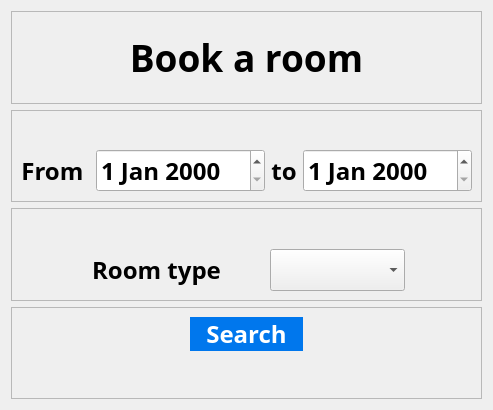
           <widget class="QWidget" name="book_info_page">
            <layout class="QVBoxLayout" name="verticalLayout_11">
             <item>
              <layout class="QVBoxLayout" name="verticalLayout_10" stretch="1,1,1,1">
               <item>
                <widget class="QFrame" name="frame_17">
                 <property name="frameShape">
                  <enum>QFrame::StyledPanel</enum>
                 </property>
                 <property name="frameShadow">
                  <enum>QFrame::Raised</enum>
                 </property>
                 <layout class="QGridLayout" name="gridLayout_34">
                  <item row="0" column="0">
                   <layout class="QGridLayout" name="gridLayout_33">
                    <item row="0" column="0">
                     <widget class="QLabel" name="label_22">
                      <property name="font">
                       <font>
                        <family>Bahnschrift SemiBold</family>
                        <pointsize>28</pointsize>
                        <weight>75</weight>
                        <bold>true</bold>
                       </font>
                      </property>
                      <property name="text">
                       <string>Book a room</string>
                      </property>
                      <property name="alignment">
                       <set>Qt::AlignCenter</set>
                      </property>
                     </widget>
                    </item>
                   </layout>
                  </item>
                 </layout>
                </widget>
               </item>
               <item>
                <widget class="QFrame" name="frame_16">
                 <property name="frameShape">
                  <enum>QFrame::StyledPanel</enum>
                 </property>
                 <property name="frameShadow">
                  <enum>QFrame::Raised</enum>
                 </property>
                 <layout class="QGridLayout" name="gridLayout_36">
                  <item row="0" column="0">
                   <layout class="QGridLayout" name="gridLayout_35">
                    <item row="1" column="1">
                     <widget class="QDateEdit" name="ck_in">
                      <property name="sizePolicy">
                       <sizepolicy hsizetype="Minimum" vsizetype="Expanding">
                        <horstretch>0</horstretch>
                        <verstretch>0</verstretch>
                       </sizepolicy>
                      </property>
                      <property name="font">
                       <font>
                        <family>Bahnschrift SemiBold</family>
                        <pointsize>18</pointsize>
                        <weight>75</weight>
                        <bold>true</bold>
                       </font>
                      </property>
                     </widget>
                    </item>
                    <item row="1" column="3">
                     <widget class="QDateEdit" name="ck_2">
                      <property name="sizePolicy">
                       <sizepolicy hsizetype="Minimum" vsizetype="Expanding">
                        <horstretch>0</horstretch>
                        <verstretch>0</verstretch>
                       </sizepolicy>
                      </property>
                      <property name="font">
                       <font>
                        <family>Bahnschrift SemiBold</family>
                        <pointsize>18</pointsize>
                        <weight>75</weight>
                        <bold>true</bold>
                       </font>
                      </property>
                     </widget>
                    </item>
                    <item row="1" column="0">
                     <widget class="QLabel" name="label_23">
                      <property name="font">
                       <font>
                        <family>Bahnschrift SemiBold</family>
                        <pointsize>18</pointsize>
                        <weight>75</weight>
                        <bold>true</bold>
                       </font>
                      </property>
                      <property name="text">
                       <string>From </string>
                      </property>
                      <property name="alignment">
                       <set>Qt::AlignCenter</set>
                      </property>
                     </widget>
                    </item>
                    <item row="1" column="2">
                     <widget class="QLabel" name="label_24">
                      <property name="font">
                       <font>
                        <family>Bahnschrift SemiBold</family>
                        <pointsize>18</pointsize>
                        <weight>75</weight>
                        <bold>true</bold>
                       </font>
                      </property>
                      <property name="text">
                       <string>to</string>
                      </property>
                      <property name="alignment">
                       <set>Qt::AlignCenter</set>
                      </property>
                     </widget>
                    </item>
                    <item row="0" column="1">
                     <spacer name="verticalSpacer_14">
                      <property name="orientation">
                       <enum>Qt::Vertical</enum>
                      </property>
                      <property name="sizeHint" stdset="0">
                       <size>
                        <width>20</width>
                        <height>40</height>
                       </size>
                      </property>
                     </spacer>
                    </item>
                   </layout>
                  </item>
                 </layout>
                </widget>
               </item>
               <item>
                <widget class="QFrame" name="frame_18">
                 <property name="frameShape">
                  <enum>QFrame::StyledPanel</enum>
                 </property>
                 <property name="frameShadow">
                  <enum>QFrame::Raised</enum>
                 </property>
                 <layout class="QGridLayout" name="gridLayout_40">
                  <item row="0" column="0">
                   <layout class="QGridLayout" name="gridLayout_39" columnstretch="2,4,0,4,2">
                    <item row="1" column="0">
                     <spacer name="horizontalSpacer_21">
                      <property name="orientation">
                       <enum>Qt::Horizontal</enum>
                      </property>
                      <property name="sizeHint" stdset="0">
                       <size>
                        <width>40</width>
                        <height>20</height>
                       </size>
                      </property>
                     </spacer>
                    </item>
                    <item row="1" column="1">
                     <widget class="QLabel" name="label_25">
                      <property name="font">
                       <font>
                        <family>Bahnschrift SemiBold</family>
                        <pointsize>18</pointsize>
                        <weight>75</weight>
                        <bold>true</bold>
                       </font>
                      </property>
                      <property name="text">
                       <string>Room type</string>
                      </property>
                      <property name="alignment">
                       <set>Qt::AlignCenter</set>
                      </property>
                     </widget>
                    </item>
                    <item row="1" column="2">
                     <spacer name="horizontalSpacer_20">
                      <property name="orientation">
                       <enum>Qt::Horizontal</enum>
                      </property>
                      <property name="sizeHint" stdset="0">
                       <size>
                        <width>40</width>
                        <height>20</height>
                       </size>
                      </property>
                     </spacer>
                    </item>
                    <item row="1" column="4">
                     <spacer name="horizontalSpacer_22">
                      <property name="orientation">
                       <enum>Qt::Horizontal</enum>
                      </property>
                      <property name="sizeHint" stdset="0">
                       <size>
                        <width>40</width>
                        <height>20</height>
                       </size>
                      </property>
                     </spacer>
                    </item>
                    <item row="1" column="3">
                     <widget class="QComboBox" name="Room_type">
                      <property name="sizePolicy">
                       <sizepolicy hsizetype="Preferred" vsizetype="Expanding">
                        <horstretch>0</horstretch>
                        <verstretch>0</verstretch>
                       </sizepolicy>
                      </property>
                      <property name="font">
                       <font>
                        <family>Bahnschrift SemiBold</family>
                        <pointsize>18</pointsize>
                        <weight>75</weight>
                        <bold>true</bold>
                       </font>
                      </property>
                     </widget>
                    </item>
                    <item row="0" column="1">
                     <spacer name="verticalSpacer_13">
                      <property name="orientation">
                       <enum>Qt::Vertical</enum>
                      </property>
                      <property name="sizeHint" stdset="0">
                       <size>
                        <width>20</width>
                        <height>40</height>
                       </size>
                      </property>
                     </spacer>
                    </item>
                   </layout>
                  </item>
                 </layout>
                </widget>
               </item>
               <item>
                <widget class="QFrame" name="frame_15">
                 <property name="frameShape">
                  <enum>QFrame::StyledPanel</enum>
                 </property>
                 <property name="frameShadow">
                  <enum>QFrame::Raised</enum>
                 </property>
                 <layout class="QGridLayout" name="gridLayout_38">
                  <item row="0" column="0">
                   <layout class="QGridLayout" name="gridLayout_37" columnstretch="3,2,3">
                    <item row="0" column="2">
                     <spacer name="horizontalSpacer_24">
                      <property name="orientation">
                       <enum>Qt::Horizontal</enum>
                      </property>
                      <property name="sizeHint" stdset="0">
                       <size>
                        <width>40</width>
                        <height>20</height>
                       </size>
                      </property>
                     </spacer>
                    </item>
                    <item row="0" column="0">
                     <spacer name="horizontalSpacer_23">
                      <property name="orientation">
                       <enum>Qt::Horizontal</enum>
                      </property>
                      <property name="sizeHint" stdset="0">
                       <size>
                        <width>40</width>
                        <height>20</height>
                       </size>
                      </property>
                     </spacer>
                    </item>
                    <item row="0" column="1">
                     <widget class="QPushButton" name="to_room_select_page">
                      <property name="sizePolicy">
                       <sizepolicy hsizetype="Minimum" vsizetype="Expanding">
                        <horstretch>0</horstretch>
                        <verstretch>0</verstretch>
                       </sizepolicy>
                      </property>
                      <property name="font">
                       <font>
                        <family>Bahnschrift SemiBold</family>
                        <pointsize>18</pointsize>
                        <weight>75</weight>
                        <bold>true</bold>
                       </font>
                      </property>
                      <property name="styleSheet">
                       <string notr="true">QPushButton{background-color: rgb(0, 119, 237); border-radius:20px; color:rgb(255,255,255);}</string>
                      </property>
                      <property name="text">
                       <string>Search</string>
                      </property>
                     </widget>
                    </item>
                    <item row="1" column="1">
                     <spacer name="verticalSpacer_15">
                      <property name="orientation">
                       <enum>Qt::Vertical</enum>
                      </property>
                      <property name="sizeHint" stdset="0">
                       <size>
                        <width>20</width>
                        <height>40</height>
                       </size>
                      </property>
                     </spacer>
                    </item>
                   </layout>
                  </item>
                 </layout>
                </widget>
               </item>
              </layout>
             </item>
            </layout>
           </widget>
